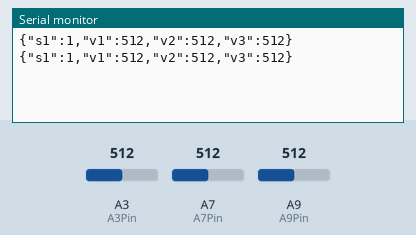
This sketch was run on a simulated Arduino Mega 2560, built with avr-gcc and run on an emulated ATmega2560. Shown: the last lines printed to the serial monitor. The inputs (shaded band) are chosen by the test bench; at power-on: A3 (A3Pin) = 512, A7 (A7Pin) = 512, A9 (A9Pin) = 512.

Above: at 1.2 s.
1.3 s: A3 (A3Pin) set to 716
At 1.9 s:
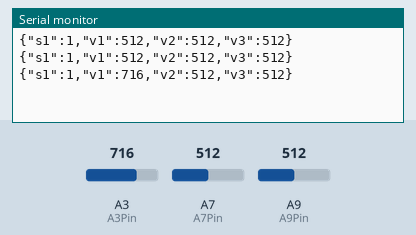
2.8 s: A7 (A7Pin) set to 716
At 3.4 s:
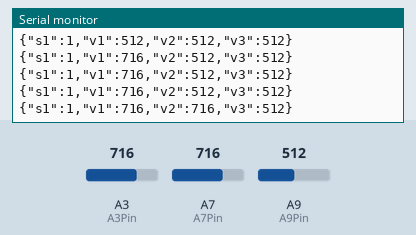
4.3 s: A9 (A9Pin) set to 716
At 4.9 s:
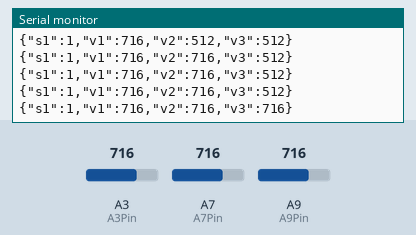
5.8 s: A3 (A3Pin) set to 900
At 6.4 s:
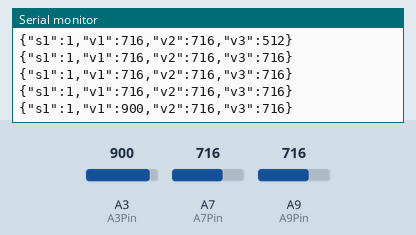
7.3 s: A7 (A7Pin) set to 900
At 7.9 s:
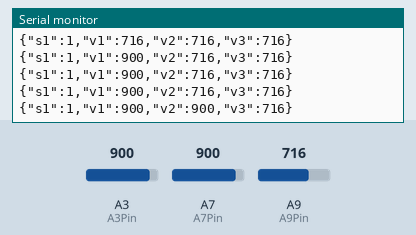
8.8 s: A9 (A9Pin) set to 900
At 9.4 s:
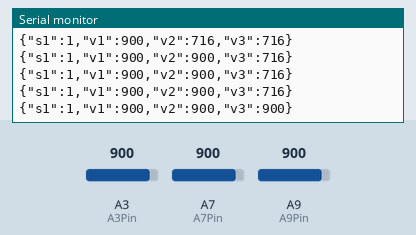
Timing chart, 0 to 11.3 s (numbered marks = the images above; inputs shaded):
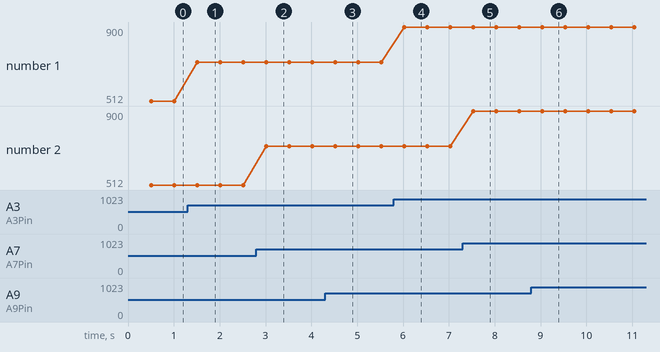

Measured:
- after the input at 1.3 s, the serial monitor: prints a new line after 0.21 s (image 1)
- after the input at 2.8 s, the serial monitor: prints a new line after 0.21 s (image 2)
- after the input at 4.3 s, the serial monitor: prints a new line after 0.22 s (image 3)
- after the input at 5.8 s, the serial monitor: prints a new line after 0.22 s (image 4)
- after the input at 7.3 s, the serial monitor: prints a new line after 0.23 s (image 5)
- after the input at 8.8 s, the serial monitor: prints a new line after 0.24 s (image 6)
- plotted number 1: 512 → 716 after the input at 1.3 s, 716 → 900 after the input at 5.8 s

The sketch:

ctdragon.ino
```cpp
#include <Adafruit_Sensor.h>
#include <ArduinoJson.h>

int A7Pin = A7;
int A9Pin = A9;
int A3Pin = A3;

// Sensor values from touch sensors
int val1 = 0;
int val2 = 0;
int val3 = 0;

// Sensor indicator ON - 1, OFF - 0
int sensorIndicator = 0;

unsigned long lastSend;
int sendRate = 500;

void setup() {
  // put your setup code here, to run once:
  pinMode(A3Pin, INPUT);
  pinMode(A9Pin, INPUT);
  pinMode(A7Pin, INPUT);
  Serial.begin(9600);
}

void loop() {
  // put your main code here, to run repeatedly:
  val1 = analogRead(A3Pin);
  val2 = analogRead(A7Pin);
  val3 = analogRead(A9Pin);

  int sumOfValues = val1 + val2 + val3;
  //Serial.print("Sum:");
  //Serial.print(sumOfValues);
  //Serial.print("\n");
  // Sensor on/off
  if (sumOfValues < 1000) {
    // Sensor is off
    sensorIndicator = 0;
    // Serial.print("Turning off");
  } else {
    // Sensor is on
    sensorIndicator = 1;
    // Serial.print("Turning on");
  }

  if(sensorIndicator == 1){
    // Use a timer to stabilize sending data
    if(millis()-lastSend >= sendRate){
      DynamicJsonBuffer messageBuffer(200); // Create a buffer for the JSON object
      JsonObject& p5Send = messageBuffer.createObject(); // Create a JsonObject variable in that buffer
      // Send only when the sensor has been touched
      p5Send["s1"] = sensorIndicator;
      p5Send["v1"] = val1;
      p5Send["v2"] = val2;
      p5Send["v3"] = val3;// Assign the ON/OFF indicator to the json object
      p5Send.printTo(Serial); // print JSON object to string
      Serial.println(); // print a newline character to the serial port to distinguish between objects
      lastSend = millis();
    }
  }
}
```
